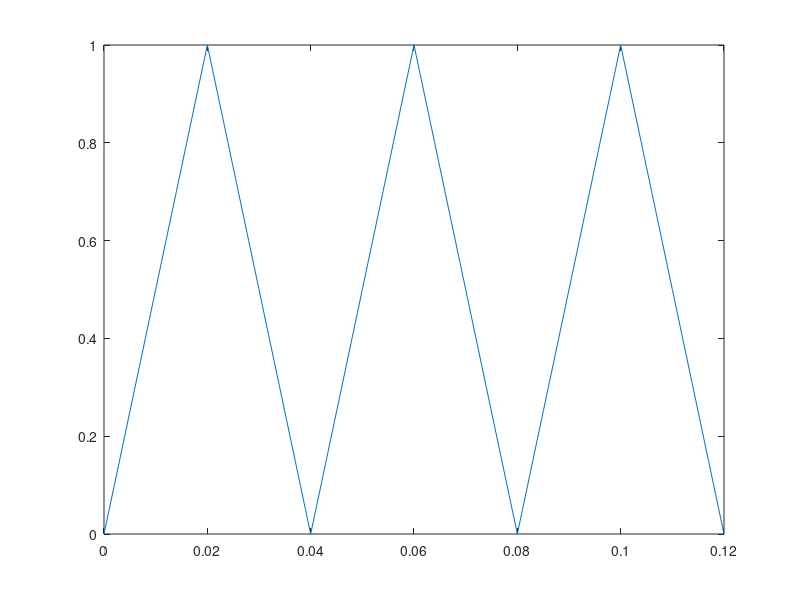
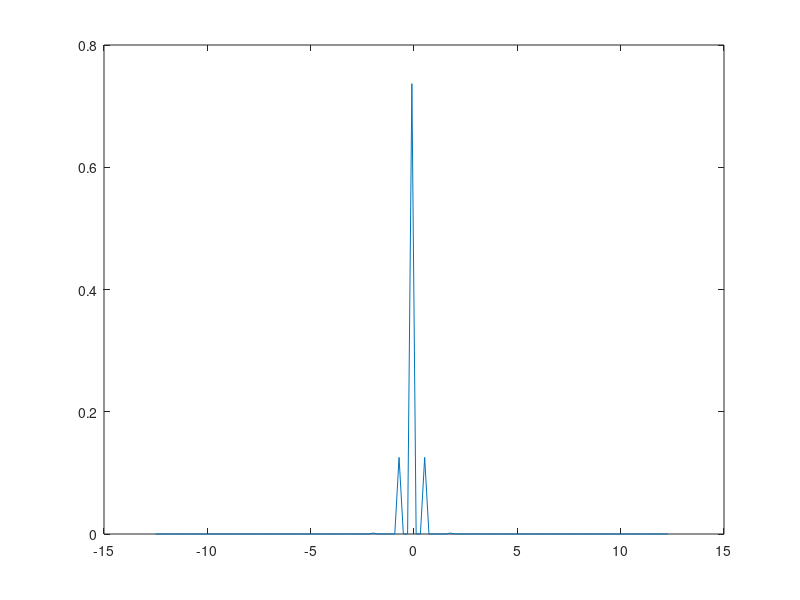
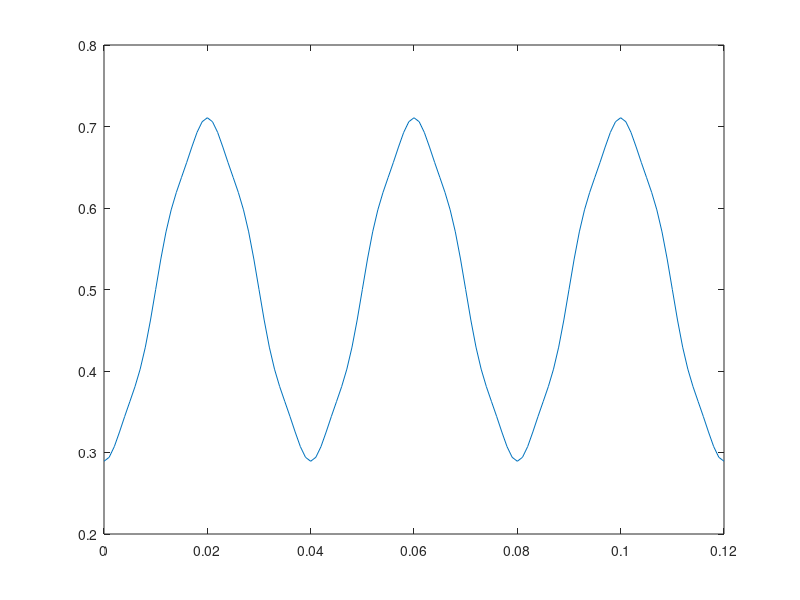
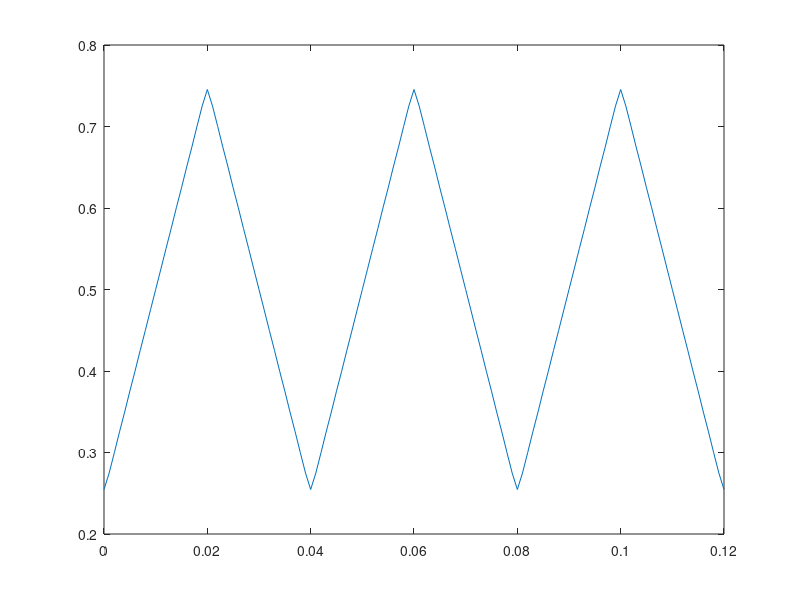

The MATLAB source for these figures, in order:
%Here we are defining our figures
f1 = figure;
f2 = figure;
f3 = figure;
f4 = figure;
%call the first figure
figure(f1);
%we define the time interval according to the one in the pdf
t = 0:0.001:.12;
T0 = 0.04; %Period
fs = 1 / T0; %this is frequency
y1 = (sawtooth(fs * 2 * pi * t, 0.5) + 1) / 2; % this return us the function we want.
plot(t, y1); % and plot it
%call second figure
figure(f2);
y = normalize(fft(y1)); %discrete fourier transform and normalize as you mentioned
shift_y = fftshift(y);
n = length(y1); % to take number of samples
f0 = (-n / 2:n / 2 - 1) * (fs / n); % 0-centered frequency range
plot(f0, abs(shift_y).^2 / n); % here we get the magnitude.
%call third figure
figure(f3);
%the same process
t = 0:0.001:.12;
T0 = 0.04;
fs = 1 / T0;
%Here we find the first and third harmonic series.
x1 = (-2 / (pi * pi)) * cos(2 * pi * fs * t);
x3 = (-2 / (25 * pi * pi)) * cos(5 * 2 * pi * fs * t);
%By adding them up we get the new signal which resamples the original one a little.
z = x1 + x3 + 1/2; % we add 1/2 since a0 is 1/2.
plot(t, z);
%calling the last figure
figure(f4);
%Here we found the all harmonic series through x1 to x11
x1 = (-2 / (pi * pi)) * cos(2 * pi * fs * t);
x2 = (-2 / (9 * pi * pi)) * cos(3 * 2 * pi * fs * t);
x3 = (-2 / (25 * pi * pi)) * cos(5 * 2 * pi * fs * t);
x4 = (-2 / (49 * pi * pi)) * cos(7 * 2 * pi * fs * t);
x5 = (-2 / (81 * pi * pi)) * cos(9 * 2 * pi * fs * t);
x6 = (-2 / (121 * pi * pi)) * cos(11 * 2 * pi * fs * t);
x7 = (-2 / (169 * pi * pi)) * cos(13 * 2 * pi * fs * t);
x8 = (-2 / (225 * pi * pi)) * cos(15 * 2 * pi * fs * t);
x9 = (-2 / (17 * 17 * pi * pi)) * cos(17 * 2 * pi * fs * t);
x10 = (-2 / (19 * 19 * pi * pi)) * cos(19 * 2 * pi * fs * t);
x11 = (-2 / (21 * 21 * pi * pi)) * cos(21 * 2 * pi * fs * t);
% and summing them up to get the new signal that resamples thhe original one a lot.
z = x1 + x2 +x3 + x4 + x5 + x6 + x7 + x8 + x9 + x10 + x11 + 1/2;
plot(t, z);
